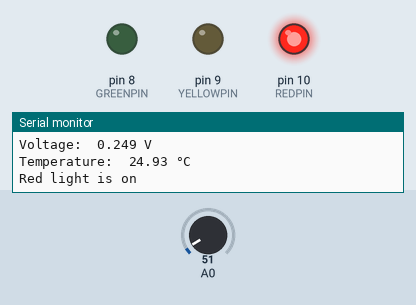
Bench run of a sketch on a simulated Arduino Uno, built with avr-gcc and run on an emulated ATmega328P. Parts: output pins drawn as LEDs (lit = HIGH), the last lines printed to the serial monitor. The inputs (shaded band) are chosen by the test bench; at power-on: A0 = 51.

Above: at 1.8 s.
1.9 s: A0 set to 48
At 3.2 s:
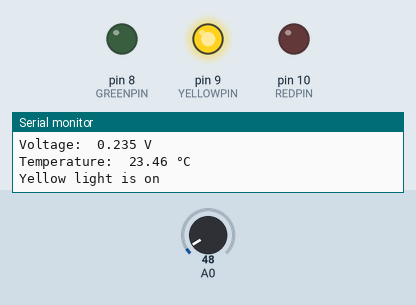
3.5 s: A0 set to 30
At 4.8 s:
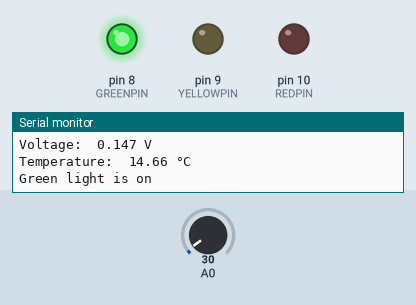
5.5 s: A0 set to 61
At 6.5 s:
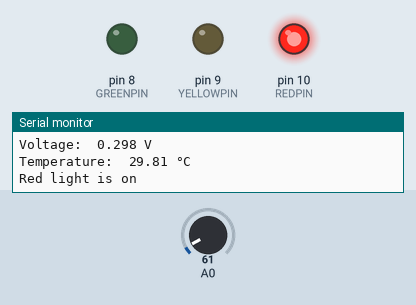
7.5 s: A0 set to 15
At 9.3 s:
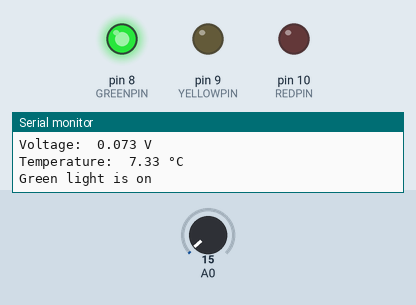
Timing chart, 0 to 10.5 s (numbered marks = the images above; inputs shaded):
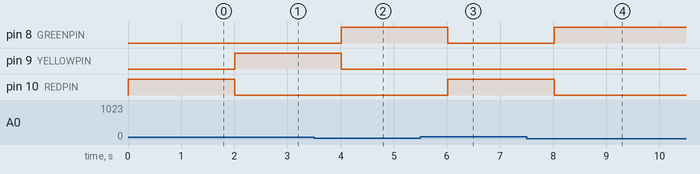

The sketch:

ex9and10_anssi.ino
```cpp
/* Exercises 9 and 10

reads value from temperature sensor, prints the corresponding voltage and temperature into serial monitor
Also turns on a led depenging on whether the temperature is low, medium or high (Exercise 10).
Temperature is read every 1000 ms and there is no averaging applied.

Circuit:
* LM 35 DZ temperature sensor connected to A0, 5 V and ground
* green, yellow and red leds connected to digital pins 8-10

Created 08 jan 2026
by Anssi Sohlman

*/

// Baud rate for serial monitor
const unsigned long MY_BAUD = 115200;

// Pins for the leds
const int GREENPIN = 8;
const int YELLOWPIN = 9;
const int REDPIN = 10;

//Temperature limits for the different lights
const float LOWTEMP = 22.5;
const float HIGHTEMP = 23.5;

// the resolution and maximum voltage of A0
const int STEPS = 1023;
const float V_MAX = 5.0;


void setup() {

  Serial.begin(MY_BAUD);

  //set up pins for output
  pinMode(GREENPIN, OUTPUT);
  pinMode(YELLOWPIN, OUTPUT);
  pinMode(REDPIN, OUTPUT);

  //Answer to quesion 9b
  char c;
  for (int i = 0; i < 4; i++) {
    c = '0' + i * 2;
    Serial.print(c);
    Serial.write(176);
  }

  Serial.println('\n');

  // Temperature resolution for fun
  Serial.print("Temperature resolution:\t");
  Serial.print(V_MAX / STEPS / 0.01);
  Serial.println(" °C/unit");
  Serial.println("");
}

void loop() {

  //read and print the converted analogue value
  int val = analogRead(A0);
  Serial.print("A0 reading:\t");
  Serial.println(val);

  //convert digital value to voltage and print
  float voltage = (float)val * (V_MAX / STEPS);
  Serial.print("Voltage:\t");
  Serial.print(voltage, 3);
  Serial.println(" V");

  //convert voltage to temperature and print
  float temp = voltage / 0.01;
  Serial.print("Temperature:\t");
  Serial.print(temp, 2);
  Serial.print(" ");
  // Serial.write(176); //Doesn't work
  Serial.println("°C");

  //Turn on the corresponding led (and turn others off)
  if (temp < LOWTEMP) {
    //Turn on green light
    digitalWrite(GREENPIN, HIGH);
    digitalWrite(YELLOWPIN, LOW);
    digitalWrite(REDPIN, LOW);
    Serial.println("Green light is on");
  } else if (temp > HIGHTEMP) {
    //Turn on red light
    digitalWrite(GREENPIN, LOW);
    digitalWrite(YELLOWPIN, LOW);
    digitalWrite(REDPIN, HIGH);
    Serial.println("Red light is on");
  } else {
    //Turn on yellow light
    digitalWrite(GREENPIN, LOW);
    digitalWrite(YELLOWPIN, HIGH);
    digitalWrite(REDPIN, LOW);
    Serial.println("Yellow light is on");
  }

  Serial.println('\n');

  delay(1000);
}
```

Measured:
- the behaviour switches between 49 and 48 on A0 (found by bisection; images 0 and 1)
- after the input at 1.9 s, pin 9 (YELLOWPIN): LOW → HIGH after 0.11 s; pin 10 (REDPIN): HIGH → LOW after 0.11 s
- after the input at 3.5 s, pin 8 (GREENPIN): LOW → HIGH after 0.51 s; pin 9 (YELLOWPIN): HIGH → LOW after 0.51 s
- after the input at 5.5 s, pin 8 (GREENPIN): HIGH → LOW after 0.52 s; pin 10 (REDPIN): LOW → HIGH after 0.52 s
- after the input at 7.5 s, pin 8 (GREENPIN): LOW → HIGH after 0.52 s; pin 10 (REDPIN): HIGH → LOW after 0.52 s
